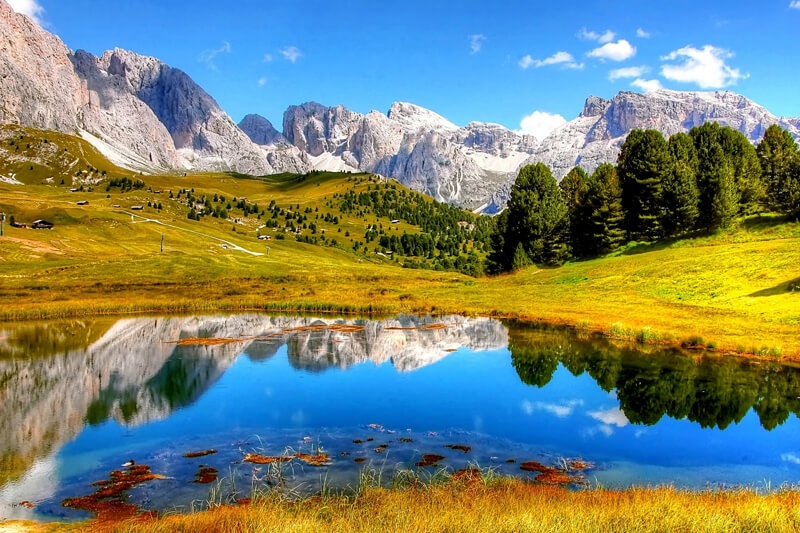
#> input picture taller2/images/paisaje.png, 800 x 533 px
$ jupyter execute taller2.ipynb
#> lines starting #> are read from the running program, lines starting #| are printed output that depends on the picture
# Taller 2
1. Hacer un programa que lea una imagen en escala de grises y
produzca el histograma correspondiente.

2. Hacer un programa que cargue una imagen a color y
produzca el histograma con las líneas de colores RGB.

3. Cargar una imagen en escala de grises y hacer una función
que ponga en un vector de 256 posiciones, los valores de
frecuencias de pixels, usando ciclos para recorrer la imagen.

4. Hacer el Histograma correspondiente con el vector del
ejercicio enterior.

5. Hacer lo mismo de los dos puntos anteriores con cada capa de
una imagen en formato RGB.

[cell 1]
import cv2
import matplotlib.pyplot as plt
import os

1. Hacer un programa que lea una imagen en escala de grises y
produzca el histograma correspondiente.

[cell 2]
os.makedirs("resultados", exist_ok=True)

imagen_gris = cv2.imread("images/paisaje.png", cv2.IMREAD_GRAYSCALE)
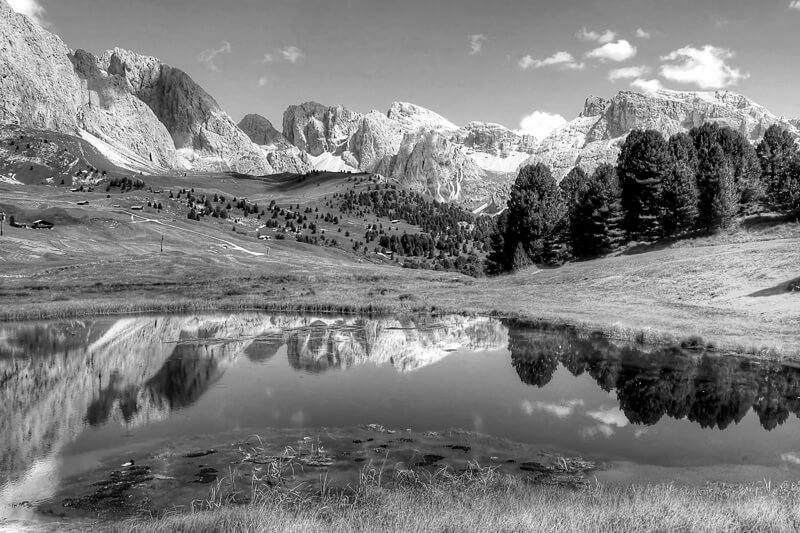
#> imagen_gris: shape (533, 800); min 0, max 255, mean 126.2
def crear_histograma_opencv(imagen):
    """
    calcHist necesita
    - imagen: lista de imágenes (en este caso solo una)
    - canales: lista de canales a usar (en este caso solo el canal 0)
    - mascara: None (no se usa máscara)
    - histSize: lista con la cantidad de bins o divisiones (en este caso 256)
    - rangos: lista con el rango de valores (intensidades) (en este caso de 0 a 256)
    """
    histograma = cv2.calcHist([imagen], [0], None, [256], [0, 256])
#> histograma = 256 values, max 3969 at index 137, min 316 at index 246, mean 1665.6
    return histograma

histograma_opencv = crear_histograma_opencv(imagen_gris)
#> histograma_opencv has the same summary as histograma in crear_histograma_opencv
print("Tamaño de la imagen:", imagen_gris.shape)
#| Tamaño de la imagen: (533, 800)
print("Cantidad de píxeles:", imagen_gris.size)
#| Cantidad de píxeles: 426400
print("Suma del histograma:", histograma_opencv.sum())
#| Suma del histograma: 426400.0


plt.figure(figsize=(10, 5))
plt.plot(range(256), histograma_opencv, color="black")
plt.title("Histograma de la imagen en escala de grises con OpenCV calcHist")
plt.xlabel("Nivel de gris(intensidad de píxel)")
plt.ylabel("Cantidad de píxeles(frecuencia)")
plt.xlim(0, 255)
plt.grid()
plt.savefig("resultados/histogramapt1.png")
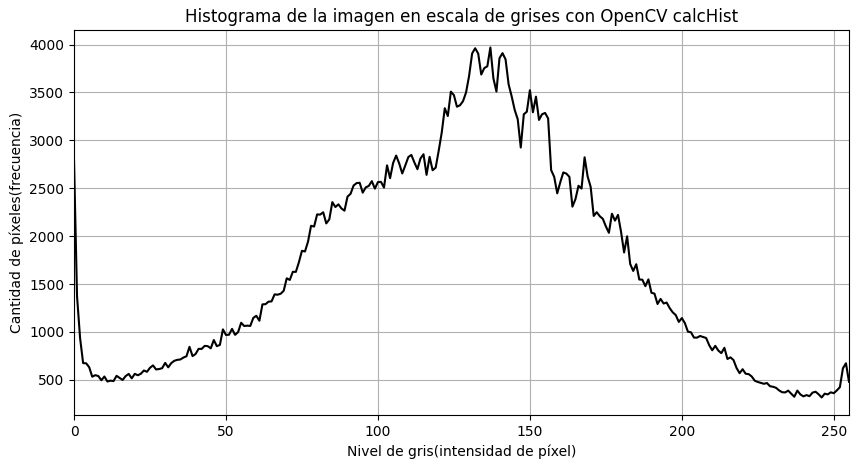
#> figure drawn by matplotlib, 1 panel; curve peaks at x = 137, y = 3969
plt.show()

2. Hacer un programa que cargue una imagen a color y
produzca el histograma con las líneas de colores RGB.

[cell 3]
imagen_color = cv2.imread("images/paisaje.png", cv2.IMREAD_COLOR)
#> imagen_color is the input picture: shape (533, 800, 3); mean B, G, R 115.4, 133.1, 118.3

canales = {
  "0": "Blue",
  "1": "Green",
  "2": "Red"
}

plt.figure(figsize=(10, 5))# Tamaño de la figura
for indice, color in canales.items():
    # Calcular el histograma para cada canal de color
    histograma_color = cv2.calcHist([imagen_color], [int(indice)], None, [256], [0, 256])

    plt.plot(histograma_color, color=color.lower(), label=f"Canal {color}")

    print(f"Total del canal {color}:",  int(histograma_color.sum()))
#> this loop made 3 passes
#| Total del canal Blue: 426400
#| Total del canal Green: 426400
#| Total del canal Red: 426400


alto, ancho, canales_img = imagen_color.shape
#> alto = 533; ancho = 800; canales_img = 3
print("Tamaño de la imagen:", imagen_color.shape)
#| Tamaño de la imagen: (533, 800, 3)
print("Cantidad de píxeles:", alto * ancho)
#| Cantidad de píxeles: 426400
print("Cantidad total de valores BGR:", imagen_color.size)
#| Cantidad total de valores BGR: 1279200

plt.title("Histograma RGB de la imagen")
plt.xlabel("Intensidad del píxel")
plt.ylabel("Frecuencia")
plt.xlim(0, 255)
plt.legend()
plt.grid()
plt.savefig("resultados/histogramacolorpt2.png")
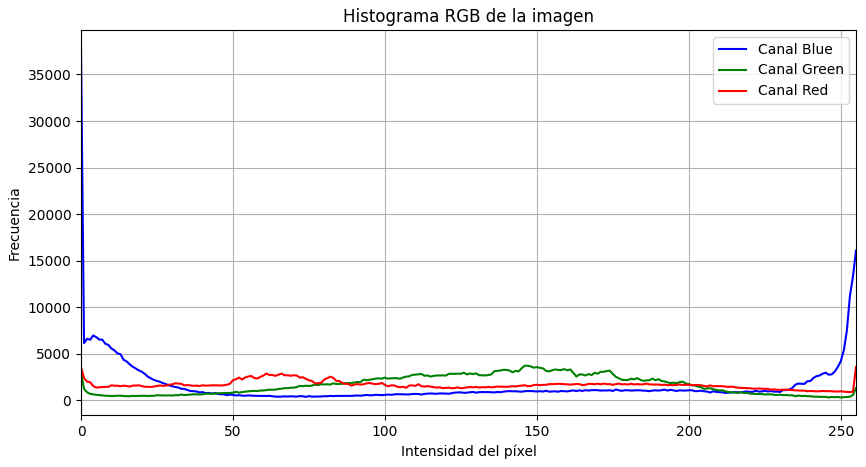
#> figure drawn by matplotlib, 1 panel; curve peaks at x = 0, y = 37892; curve peaks at x = 146, y = 3729; curve peaks at x = 0, y = 3586
plt.show()

3. Cargar una imagen en escala de grises y hacer una función
que ponga en un vector de 256 posiciones, los valores de
frecuencias de pixels, usando ciclos para recorrer la imagen.

4. Hacer el Histograma correspondiente con el vector del
ejercicio enterior.

[cell 4]
imagen = cv2.imread("images/paisaje.png", cv2.IMREAD_GRAYSCALE)

histograma = [0] * 256  # Inicializamos el histograma con 256 ceros

filas, columnas = imagen.shape
#> filas = 533; columnas = 800
for i in range(filas):
    for j in range(columnas):
        nivel_gris = int(imagen[i,j])
        histograma[nivel_gris] += 1  # Incrementamos el contador del nivel de gris correspondiente

print("Tamaño de la imagen:", imagen.shape)
#| Tamaño de la imagen: (533, 800)
print("Cantidad de posiciones:", len(histograma))
#| Cantidad de posiciones: 256
print("Suma de frecuencias:", sum(histograma))
#| Suma de frecuencias: 426400
print("Cantidad de píxeles:", imagen.size)
#| Cantidad de píxeles: 426400

plt.figure(figsize=(10, 5))
plt.plot(range(256), histograma, color="gray")
plt.title("Histograma de la imagen en escala de grises")
plt.xlabel("Nivel de gris(intensidad de píxel)")
plt.ylabel("Cantidad de píxeles(frecuencia)")
plt.xlim(0, 255)
plt.grid()
plt.savefig("resultados/histogramapt3y4.png")
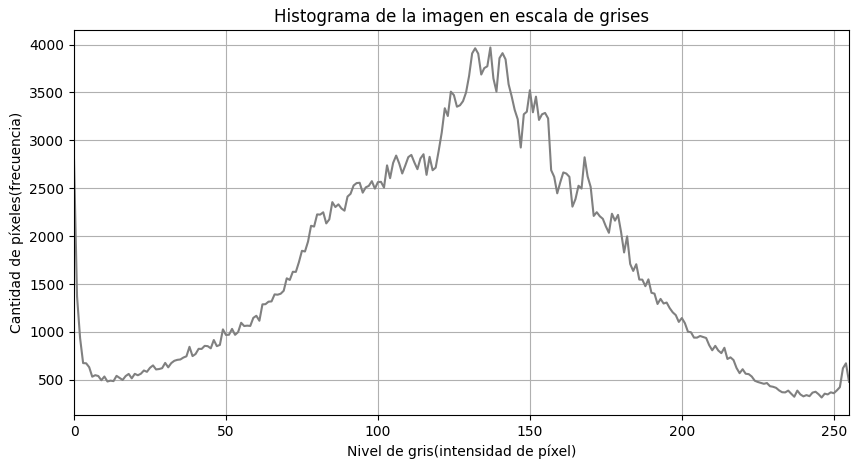
#> figure drawn by matplotlib, 1 panel; curve peaks at x = 137, y = 3969
plt.show()

5. Hacer lo mismo de los dos puntos anteriores con cada capa de
una imagen en formato RGB.

[cell 5]
#Carga de la imagen en color
imagen_color = cv2.imread("images/paisaje.png", cv2.IMREAD_COLOR)

#Como tenemos 3 canales colores BGR creamos un histograma para cada canal de color
histograma_blue = [0] * 256
histograma_green = [0] * 256
histograma_red = [0] * 256

filas, columnas, canales_img = imagen_color.shape

for fila in range(filas):
    for columna in range(columnas):
        #Obtenemos el pixel en la posición (fila, columna) que contiene los valores de los 3 canales de color (BGR)
        pixel = imagen_color[fila, columna]
        #Incrementamos el histograma correspondiente a cada canal de color
        histograma_blue[pixel[0]] += 1
        histograma_green[pixel[1]] += 1
        histograma_red[pixel[2]] += 1
#> after the loop, histograma_blue = 256 values, max 37892 at index 0, min 381 at index 74, mean 1665.6; histograma_green = 256 values, max 3729 at index 146, min 312 at index 246, mean 1665.6; histograma_red = 256 values, max 3586 at index 0, min 888 at index 253, mean 1665.6

print("Tamaño de la imagen:", imagen_color.shape)
#| Tamaño de la imagen: (533, 800, 3)
print("Azul:", sum(histograma_blue))
#| Azul: 426400
print("Verde:", sum(histograma_green))
#| Verde: 426400
print("Rojo:", sum(histograma_red))
#| Rojo: 426400
print("Cantidad de píxeles:", filas * columnas)
#| Cantidad de píxeles: 426400


#Grafica de los histogramas de cada canal de color por separado
fig, axes = plt.subplots(1, 3, figsize=(12, 4))

axes[0].plot(range(256), histograma_blue, color="blue")
axes[0].set_title("Canal Azul")
axes[0].set_xlabel("Intensidad")
axes[0].set_ylabel("Frecuencia")
axes[0].set_xlim(0, 255)
axes[0].grid()

axes[1].plot(range(256), histograma_green, color="green")
axes[1].set_title("Canal Verde")
axes[1].set_xlabel("Intensidad")
axes[1].set_ylabel("Frecuencia")
axes[1].set_xlim(0, 255)
axes[1].grid()

axes[2].plot(range(256), histograma_red, color="red")
axes[2].set_title("Canal Rojo")
axes[2].set_xlabel("Intensidad")
axes[2].set_ylabel("Frecuencia")
axes[2].set_xlim(0, 255)
axes[2].grid()

plt.tight_layout()
plt.savefig("resultados/histogramas_horizontal.png")
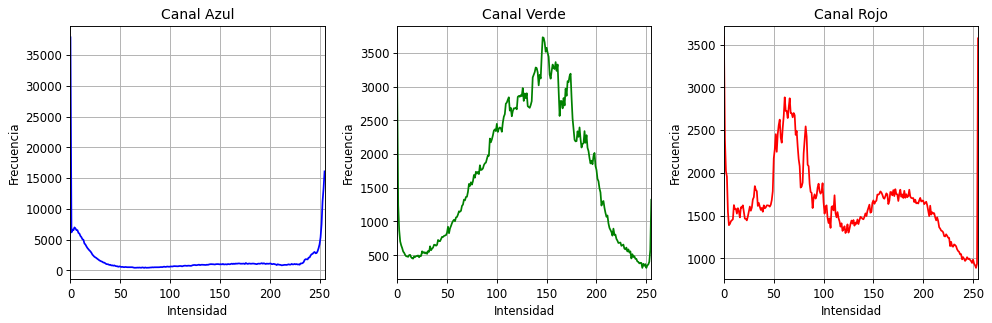
#> figure drawn by matplotlib, 3 panels; panel 1: curve peaks at x = 0, y = 37892; panel 2: curve peaks at x = 146, y = 3729; panel 3: curve peaks at x = 0, y = 3586
plt.show()


#Grafica de los histogramas de cada canal de color
plt.figure(figsize=(10, 5))

plt.plot(range(256), histograma_blue, color="blue", label="Canal Azul")
plt.plot(range(256), histograma_green, color="green", label="Canal Verde")
plt.plot(range(256), histograma_red, color="red", label="Canal Rojo")
plt.title("Histograma RGB de la imagen")
plt.xlabel("Intensidad del píxel")
plt.ylabel("Frecuencia")
plt.xlim(0, 255)
plt.legend()
plt.grid()
plt.savefig("resultados/histogramacolorpt5.png")
#> figure, not shown here; curve peaks at x = 0, y = 37892; curve peaks at x = 146, y = 3729; curve peaks at x = 0, y = 3586
plt.show()
